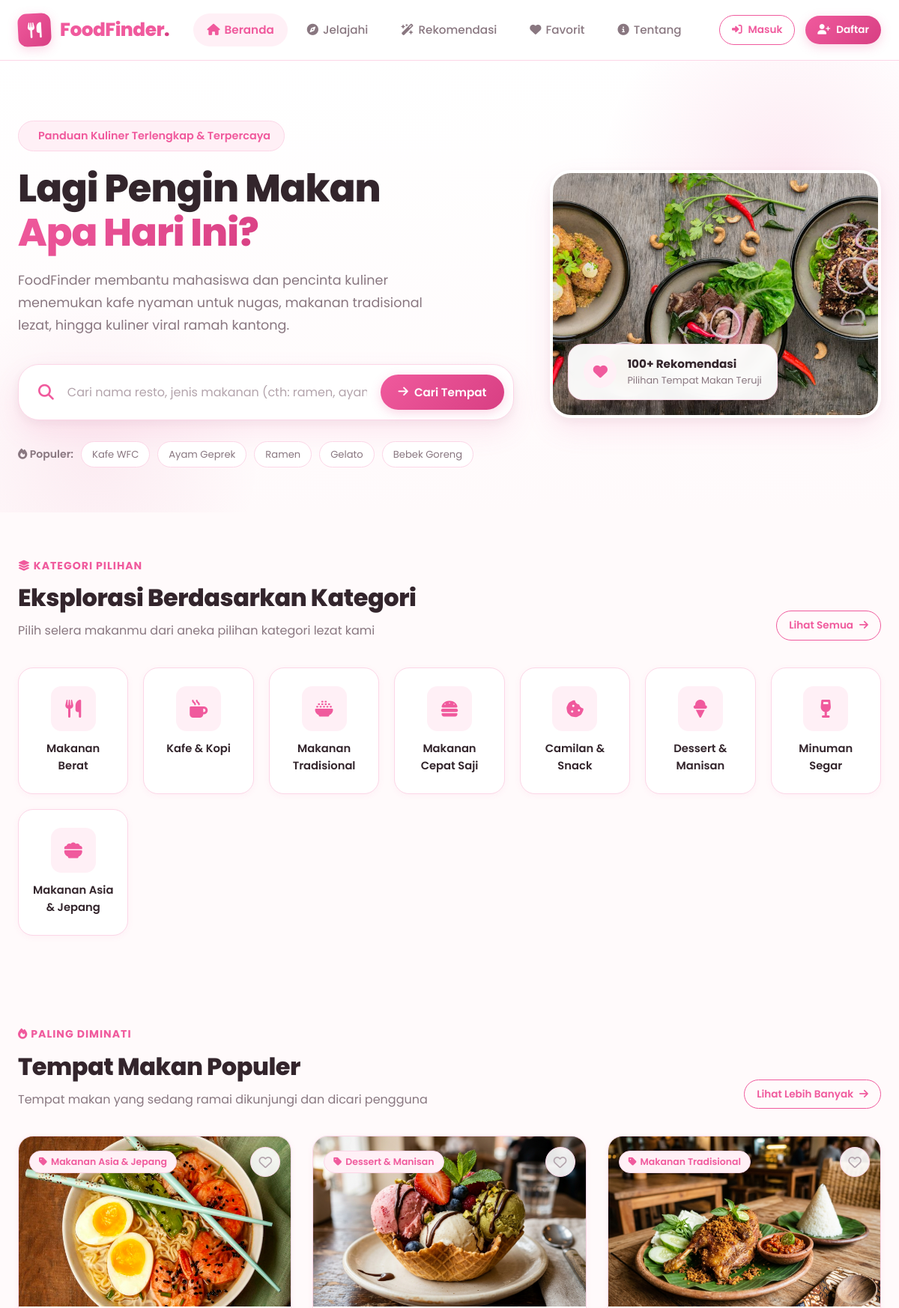
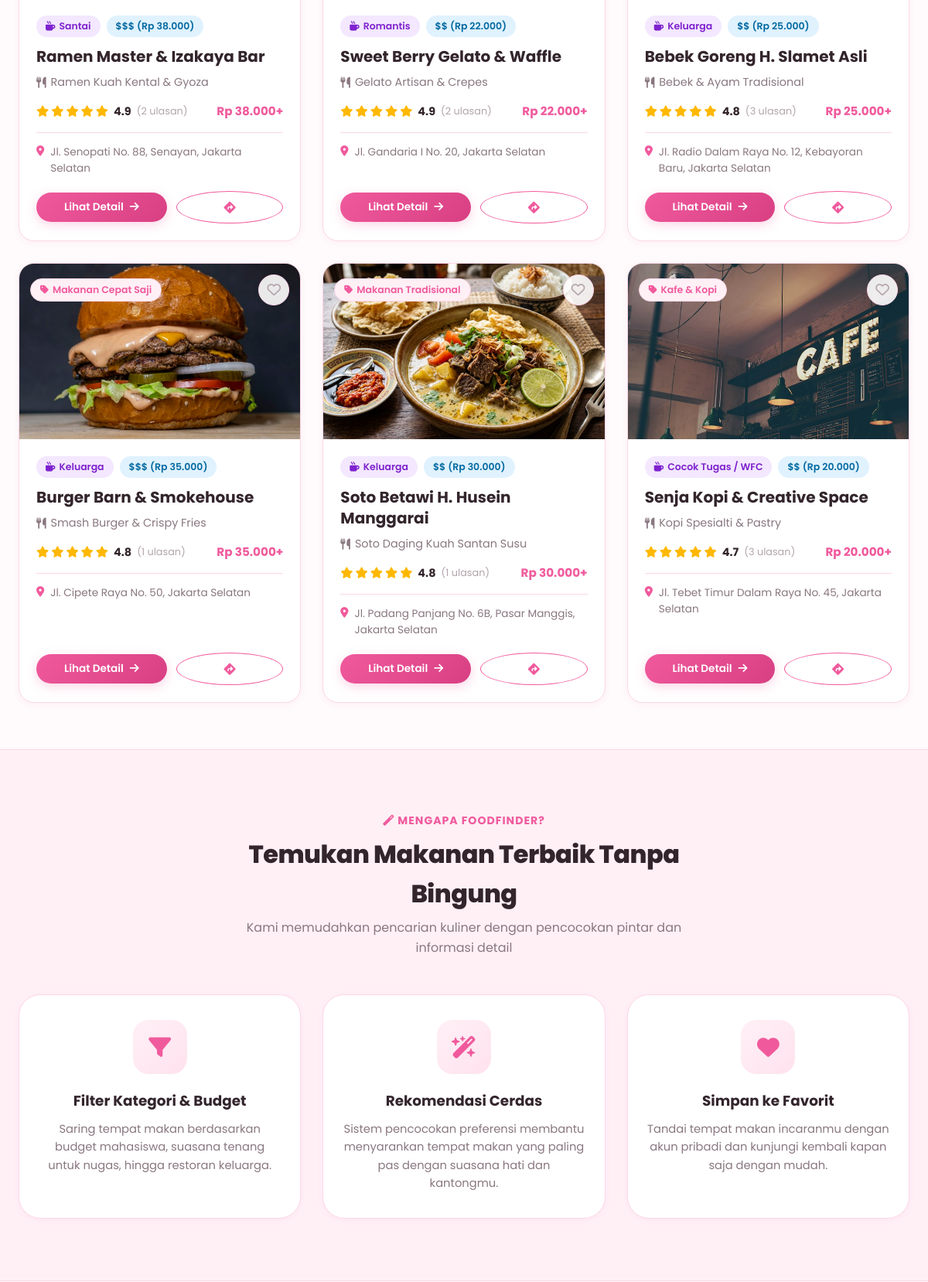
The page / (upper part) on the database its author committed (2 pictures, top to bottom).
### tables this page shows
CREATE TABLE `categories` (
  `id` INT AUTO_INCREMENT PRIMARY KEY,
  `name` VARCHAR(100) NOT NULL,
  `slug` VARCHAR(100) NOT NULL UNIQUE,
  `icon` VARCHAR(100) NOT NULL DEFAULT 'fa-utensils',
  `image` VARCHAR(255) DEFAULT NULL,
  `description` TEXT DEFAULT NULL,
  `created_at` TIMESTAMP DEFAULT CURRENT_TIMESTAMP
);

CREATE TABLE `restaurants` (
  `id` INT AUTO_INCREMENT PRIMARY KEY,
  `category_id` INT NOT NULL,
  `name` VARCHAR(150) NOT NULL,
  `slug` VARCHAR(150) NOT NULL UNIQUE,
  `food_type` VARCHAR(100) NOT NULL,
  `price_range` ENUM('$', '$$', '$$$', '$$$$') NOT NULL DEFAULT '$$',
  `price_min` INT NOT NULL DEFAULT 15000,
  `price_max` INT NOT NULL DEFAULT 50000,
  `rating` DECIMAL(2,1) NOT NULL DEFAULT 0.0,
  `total_reviews` INT NOT NULL DEFAULT 0,
  `address` TEXT NOT NULL,
  `city` VARCHAR(100) NOT NULL DEFAULT 'Jakarta Selatan',
  `gmaps_url` TEXT DEFAULT NULL,
  `opening_hours` VARCHAR(100) NOT NULL DEFAULT '10:00 - 22:00 WIB',
  `description` TEXT NOT NULL,
  `facilities` TEXT DEFAULT NULL,
  `atmosphere` VARCHAR(100) DEFAULT 'Santai',
  `image` VARCHAR(255) NOT NULL,
  `is_popular` TINYINT(1) NOT NULL DEFAULT 0,
  `is_recommended` TINYINT(1) NOT NULL DEFAULT 0,
  `status` ENUM('published', 'draft') NOT NULL DEFAULT 'published',
  `created_at` TIMESTAMP DEFAULT CURRENT_TIMESTAMP,
  `updated_at` TIMESTAMP DEFAULT CURRENT_TIMESTAMP ON UPDATE CURRENT_TIMESTAMP,
  CONSTRAINT `fk_restaurant_category` FOREIGN KEY (`category_id`) REFERENCES `categories` (`id`) ON DELETE RESTRICT ON UPDATE CASCADE
);

### index.php (the view, shortened to what this page needs)
<?php
require_once __DIR__ . '/includes/header.php';
$categoriesStmt = $pdo->query("
    SELECT c.*, COUNT(r.id) as total_resto
    FROM categories c
    LEFT JOIN restaurants r ON c.id = r.category_id AND r.status = 'published'
    GROUP BY c.id
    ORDER BY c.id ASC
");
$categories = $categoriesStmt->fetchAll();
$popularStmt = $pdo->query("
    SELECT r.*, c.name as category_name
    FROM restaurants r
    JOIN categories c ON r.category_id = c.id
    WHERE r.status = 'published' AND r.is_popular = 1
    ORDER BY r.rating DESC
    LIMIT 6
");
$popularRestaurants = $popularStmt->fetchAll();
$userId = is_logged_in() ? (int) $_SESSION['user']['id'] : 0;
?>
<section class="hero-section">
  <div class="container">
    <div class="hero-grid">
      <div class="hero-content">
        <div class="hero-tag">
          <i class="fas fa-sparkles"></i> Panduan Kuliner Terlengkap & Terpercaya
        </div>
        <h1 class="hero-title">
          Lagi Pengin Makan <br>
          <span class="highlight">Apa Hari Ini?</span>
        </h1>
        <p class="hero-desc">
          FoodFinder membantu mahasiswa dan pencinta kuliner menemukan kafe nyaman untuk nugas, makanan tradisional lezat, hingga kuliner viral ramah kantong.
        </p>
        <form action="<?= BASE_URL ?>search.php" method="GET" class="hero-search-card">
          <i class="fas fa-search search-icon"></i>
          <input
            type="text"
            name="q"
            placeholder="Cari nama resto, jenis makanan (cth: ramen, ayam geprek, kopi)..."
            autocomplete="off"
            required
          >
          <button type="submit" class="btn btn-primary">
            <i class="fas fa-arrow-right"></i> Cari Tempat
          </button>
        </form>
        <div class="quick-tags">
          <span class="quick-tags-label"><i class="fas fa-fire text-danger"></i> Populer:</span>
          <a href="<?= BASE_URL ?>search.php?q=kopi" class="quick-tag-chip">Kafe WFC</a>
          <a href="<?= BASE_URL ?>search.php?q=geprek" class="quick-tag-chip">Ayam Geprek</a>
          <a href="<?= BASE_URL ?>search.php?q=ramen" class="quick-tag-chip">Ramen</a>
          <a href="<?= BASE_URL ?>search.php?q=gelato" class="quick-tag-chip">Gelato</a>
          <a href="<?= BASE_URL ?>search.php?q=bebek" class="quick-tag-chip">Bebek Goreng</a>
        </div>
      </div>
      <div class="hero-banner-wrapper">
        <div class="hero-main-card">
          <img src="<?= BASE_URL ?>assets/images/hero-food.jpg" alt="Makanan Lezat FoodFinder">
          <div class="hero-floating-badge">
            <div class="floating-icon-wrap">
              <i class="fas fa-heart text-danger"></i>
            </div>
            <div>
              <div class="floating-badge-title">100+ Rekomendasi</div>
              <div class="floating-badge-subtitle">Pilihan Tempat Makan Teruji</div>
            </div>
          </div>
        </div>
      </div>
    </div>
  </div>
</section>
<section class="category-section">
  <div class="container">
    <div class="section-header">
      <div>
        <div class="section-tag"><i class="fas fa-layer-group"></i> Kategori Pilihan</div>
        <h2 class="section-title">Eksplorasi Berdasarkan Kategori</h2>
        <p class="section-subtitle">Pilih selera makanmu dari aneka pilihan kategori lezat kami</p>
      </div>
      <a href="<?= BASE_URL ?>search.php" class="btn btn-outline btn-sm">
        Lihat Semua <i class="fas fa-arrow-right"></i>
      </a>
    </div>
    <div class="category-grid">
      <?php foreach ($categories as $cat): ?>
        <a href="<?= BASE_URL ?>search.php?category=<?= (int)$cat['id'] ?>" class="category-card">
          <div class="category-icon-box">
            <i class="fas <?= e($cat['icon']) ?>"></i>
          </div>
          <span class="category-name"><?= e($cat['name']) ?></span>
        </a>
      <?php endforeach; ?>
    </div>
  </div>
</section>
<section style="padding: 60px 0;">
  <div class="container">
    <div class="section-header">
      <div>
        <div class="section-tag"><i class="fas fa-fire"></i> Paling Diminati</div>
        <h2 class="section-title">Tempat Makan Populer</h2>
        <p class="section-subtitle">Tempat makan yang sedang ramai dikunjungi dan dicari pengguna</p>
      </div>
      <a href="<?= BASE_URL ?>search.php?filter=popular" class="btn btn-outline btn-sm">
        Lihat Lebih Banyak <i class="fas fa-arrow-right"></i>
      </a>
    </div>
    <div class="restaurant-grid">
      <?php foreach ($popularRestaurants as $resto):
        $isFav = is_restaurant_favorite($pdo, $userId, (int)$resto['id']);
      ?>
        <div class="restaurant-card">
          <div class="restaurant-thumb-wrap">
            <img src="<?= get_restaurant_image($resto['image']) ?>" alt="<?= e($resto['name']) ?>" loading="lazy">
            <div class="restaurant-overlay-badges">
              <span class="badge badge-pink">
                <i class="fas fa-tag"></i> <?= e($resto['category_name']) ?>
              </span>
              <button
                class="btn-fav btn-fav-toggle <?= $isFav ? 'active' : '' ?>"
                data-id="<?= (int)$resto['id'] ?>"
                title="<?= $isFav ? 'Hapus dari favorit' : 'Tambah ke favorit' ?>"
                aria-label="Simpan Favorit"
              >
                <i class="<?= $isFav ? 'fas fa-heart text-danger' : 'far fa-heart' ?>"></i>
              </button>
            </div>
          </div>
          <div class="restaurant-content">
            <div class="restaurant-tags-row">
              <span class="badge badge-atmosphere">
                <i class="fas fa-mug-hot"></i> <?= e($resto['atmosphere'] ?? 'Santai') ?>
              </span>
              <span class="badge badge-price">
                <?= e($resto['price_range']) ?> (<?= format_rupiah($resto['price_min']) ?>)
              </span>
            </div>
            <h3 class="restaurant-name">
              <a href="<?= BASE_URL ?>restaurant-detail.php?id=<?= (int)$resto['id'] ?>">
                <?= e($resto['name']) ?>
              </a>
            </h3>
            <div class="restaurant-food-type">
              <i class="fas fa-utensils text-muted"></i> <?= e($resto['food_type']) ?>
            </div>
            <div class="restaurant-rating-row">
              <div class="star-rating">
                <?= render_rating_stars((float)$resto['rating'], true) ?>
                <span style="font-size: 0.8rem; color: var(--text-muted); margin-left: 4px;">
                  (<?= (int)$resto['total_reviews'] ?> ulasan)
                </span>
              </div>
              <div class="restaurant-price-text">
                <?= format_rupiah($resto['price_min']) ?>+
              </div>
            </div>
            <div class="restaurant-location">
              <i class="fas fa-map-marker-alt"></i>
              <span><?= e($resto['address']) ?>, <?= e($resto['city']) ?></span>
            </div>
            <div class="restaurant-footer-actions">
              <a href="<?= BASE_URL ?>restaurant-detail.php?id=<?= (int)$resto['id'] ?>" class="btn btn-primary btn-sm">
                Lihat Detail <i class="fas fa-arrow-right"></i>
              </a>
              <?php if (!empty($resto['gmaps_url'])): ?>
                <a href="<?= e($resto['gmaps_url']) ?>" target="_blank" rel="noopener noreferrer" class="btn btn-outline btn-icon" title="Buka di Google Maps">
                  <i class="fas fa-diamond-turn-right"></i>
                </a>
              <?php endif; ?>
            </div>
          </div>
        </div>
      <?php endforeach; ?>
    </div>
  </div>
</section>
<section class="how-it-works-section">
  <div class="container">
    <div style="text-align: center; max-width: 600px; margin: 0 auto 48px;">
      <div class="section-tag"><i class="fas fa-magic"></i> Mengapa FoodFinder?</div>
      <h2 class="section-title">Temukan Makanan Terbaik Tanpa Bingung</h2>
      <p class="section-subtitle">Kami memudahkan pencarian kuliner dengan pencocokan pintar dan informasi detail</p>
    </div>
    <div class="features-grid">
      <div class="feature-box">
        <div class="feature-box-icon">
          <i class="fas fa-filter"></i>
        </div>
        <h4>Filter Kategori & Budget</h4>
        <p>Saring tempat makan berdasarkan budget mahasiswa, suasana tenang untuk nugas, hingga restoran keluarga.</p>
      </div>
      <div class="feature-box">
        <div class="feature-box-icon">
          <i class="fas fa-wand-magic-sparkles"></i>
        </div>
        <h4>Rekomendasi Cerdas</h4>
        <p>Sistem pencocokan preferensi membantu menyarankan tempat makan yang paling pas dengan suasana hati dan kantongmu.</p>
      </div>
      <div class="feature-box">
        <div class="feature-box-icon">
          <i class="fas fa-heart"></i>
        </div>
        <h4>Simpan ke Favorit</h4>
        <p>Tandai tempat makan incaranmu dengan akun pribadi dan kunjungi kembali kapan saja dengan mudah.</p>
      </div>
    </div>
  </div>
</section>
<?php require_once __DIR__ . '/includes/footer.php'; ?>

### includes/functions.php (shortened to what this page needs)
<?php
function e($value): string {
    return htmlspecialchars((string)($value ?? ''), ENT_QUOTES, 'UTF-8');
}
function format_rupiah($number): string {
    return 'Rp ' . number_format((float)$number, 0, ',', '.');
}
function is_logged_in(): bool {
    return isset($_SESSION['user']) && !empty($_SESSION['user']['id']);
}
function render_rating_stars(float $rating, bool $showNumber = false): string {
    $full = floor($rating);
    $half = ($rating - $full) >= 0.3 && ($rating - $full) <= 0.7 ? 1 : 0;
    if (($rating - $full) > 0.7) {
        $full += 1;
    }
    $empty = 5 - ($full + $half);
    $html = '<div class="star-rating" title="Rating: ' . number_format($rating, 1) . ' / 5">';
    for ($i = 0; $i < $full; $i++) {
        $html .= '<i class="fas fa-star text-warning"></i>';
    }
    for ($i = 0; $i < $half; $i++) {
        $html .= '<i class="fas fa-star-half-alt text-warning"></i>';
    }
    for ($i = 0; $i < $empty; $i++) {
        $html .= '<i class="far fa-star text-muted"></i>';
    }
    if ($showNumber) {
        $html .= ' <span class="rating-number">' . number_format($rating, 1) . '</span>';
    }
    $html .= '</div>';
    return $html;
}
function get_restaurant_image(string $imageName = null): string {
    $uploadPath = __DIR__ . '/../uploads/restaurants/' . $imageName;
    if (file_exists($uploadPath)) {
        return BASE_URL . 'uploads/restaurants/' . $imageName;
    }
    return BASE_URL . 'assets/images/hero-food.jpg';
}
function is_restaurant_favorite(PDO $pdo, int $userId, int $restaurantId): bool {
    if ($userId <= 0) return false;
    $stmt = $pdo->prepare("SELECT 1 FROM favorites WHERE user_id = ? AND restaurant_id = ?");
    $stmt->execute([$userId, $restaurantId]);
    return (bool) $stmt->fetchColumn();
}

### rows shown on the page
categories: name "Makanan Berat"
categories: name "Kafe & Kopi"
categories: name "Makanan Tradisional"
categories: name "Makanan Cepat Saji"
categories: name "Camilan & Snack"
categories: name "Dessert & Manisan"
categories: name "Minuman Segar"
categories: name "Makanan Asia & Jepang"
restaurants: image (picture), category.name "Makanan Asia & Jepang", atmosphere "Santai", price_range "$$$", price_min "Rp 38.000", name "Ramen Master & Izakaya Bar", food_type "Ramen Kuah Kental & Gyoza", rating "4.9", total_reviews "2", address "Jl. Senopati No. 88, Senayan", city "Jakarta Selatan"
restaurants: image (picture), category.name "Dessert & Manisan", atmosphere "Romantis", price_range "$$", price_min "Rp 22.000", name "Sweet Berry Gelato & Waffle", food_type "Gelato Artisan & Crepes", rating "4.9", total_reviews "2", address "Jl. Gandaria I No. 20", city "Jakarta Selatan"
restaurants: image (picture), category.name "Makanan Tradisional", atmosphere "Keluarga", price_range "$$", price_min "Rp 25.000", name "Bebek Goreng H. Slamet Asli", food_type "Bebek & Ayam Tradisional", rating "4.8", total_reviews "3", address "Jl. Radio Dalam Raya No. 12, Kebayoran Baru", city "Jakarta Selatan"
restaurants: image (picture), category.name "Makanan Cepat Saji", atmosphere "Keluarga", price_range "$$$", price_min "Rp 35.000", name "Burger Barn & Smokehouse", food_type "Smash Burger & Crispy Fries", rating "4.8", total_reviews "1", address "Jl. Cipete Raya No. 50", city "Jakarta Selatan"
restaurants: image (picture), category.name "Makanan Tradisional", atmosphere "Keluarga", price_range "$$", price_min "Rp 30.000", name "Soto Betawi H. Husein Manggarai", food_type "Soto Daging Kuah Santan Susu", rating "4.8", total_reviews "1", address "Jl. Padang Panjang No. 6B, Pasar Manggis", city "Jakarta Selatan"
restaurants: image (picture), category.name "Kafe & Kopi", atmosphere "Cocok Tugas / WFC", price_range "$$", price_min "Rp 20.000", name "Senja Kopi & Creative Space", food_type "Kopi Spesialti & Pastry", rating "4.7", total_reviews "3", address "Jl. Tebet Timur Dalam Raya No. 45", city "Jakarta Selatan"
